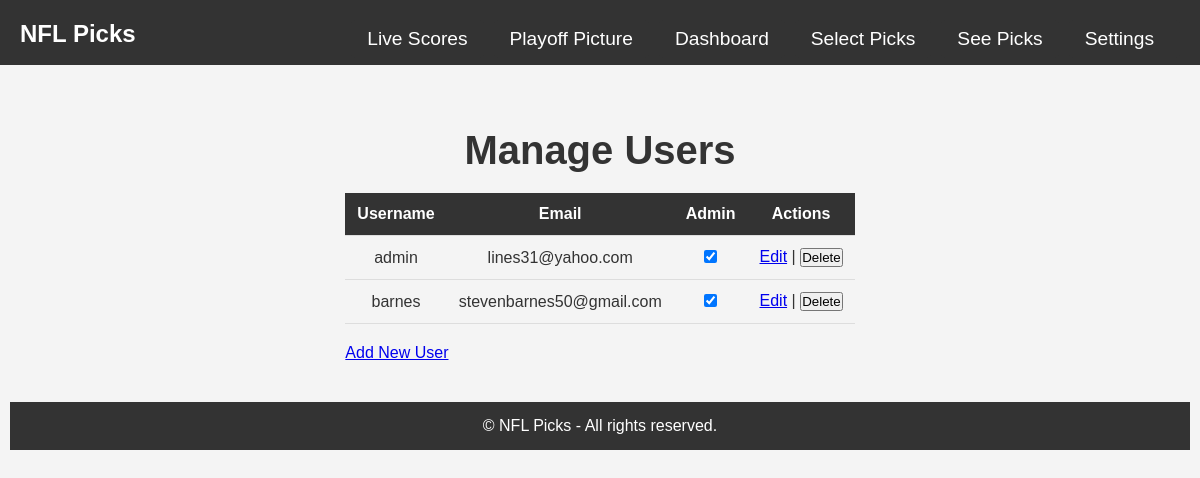
/admin/manage_users (signed in), run on the app's committed database.
### Football_Project/models.py (models this page shows)
class User(db.Model, UserMixin):
    id = db.Column(db.Integer, primary_key=True)
    username = db.Column(db.String(150), nullable=False, unique=True)
    full_name = db.Column(db.String(150))
    email = db.Column(db.String(150), unique=True)
    phone = db.Column(db.String(20))
    favorite_team = db.Column(db.String(50))
    password = db.Column(db.String(200), nullable=False)
    is_admin = db.Column(db.Boolean, default=False)
    scores = db.relationship(
        'UserScore',
        backref='user',
        lazy=True,
        cascade='all, delete-orphan'
    )
    picks = db.relationship('Pick', backref='user', lazy=True, cascade='all, delete-orphan')
    scores = db.relationship('UserScore', backref='user', lazy=True, cascade='all, delete-orphan')

### Football_Project/admin/routes.py (the view)
@admin_bp.route('/manage_users')
@login_required
def manage_users():
    users = User.query.order_by(User.username).all()
    return render_template('manage_users.html', users=users)

### Football_Project/admin/routes.py (called while the page is built)
@admin_bp.before_request
def admin_guard():
    if not current_user.is_authenticated:
        return redirect(url_for('main.login'))
    if not current_user.is_admin:
        flash("Admins only.", "danger")
        return redirect(url_for('main.index'))

### Football_Project/templates/manage_users.html (shortened to what this page needs)
{% extends "base.html" %}
{% block content %}
<div class="container mx-auto mt-4">
    <div class="max-w-4xl mx-auto bg-white p-6 rounded-lg shadow-lg">
        <h2 class="text-3xl font-extrabold mb-4 text-center text-gray-900 tracking-tight">Manage Users</h2>
        <table class="min-w-full bg-white border border-gray-300">
            <thead>
                <tr>
                    <th class="py-2 px-4 border-b">Username</th>
                    <th class="py-2 px-4 border-b">Email</th>
                    <th class="py-2 px-4 border-b">Admin</th>
                    <th class="py-2 px-4 border-b">Actions</th>
                </tr>
            </thead>
            <tbody>
                {% for user in users %}
                <tr>
                    <td class="py-2 px-4 border-b">{{ user.username }}</td>
                    <td class="py-2 px-4 border-b">{{ user.email }}</td>
                    <td class="py-2 px-4 border-b text-center">
                        <form method="POST" action="{{ url_for('admin.update_admin_status', user_id=user.id) }}">
                            <input type="checkbox"
                                   name="is_admin"
                                   value="1"
                                   {% if user.is_admin %}checked{% endif %}
                                   onchange="this.form.submit()">
                        </form>
                    </td>
                    <td class="py-2 px-4 border-b">
                        <a href="{{ url_for('admin.edit_user', user_id=user.id) }}" class="text-blue-500 hover:underline">Edit</a>
                        |
                        <form method="POST"
                              action="{{ url_for('admin.delete_user', user_id=user.id) }}"
                              style="display:inline;"
                              onsubmit="return confirm('Delete this user?');">
                            <button type="submit" class="text-red-500 hover:underline">Delete</button>
                        </form>
                    </td>
                </tr>
                {% endfor %}
            </tbody>
        </table>
        <div class="mt-4 text-center">
            <a href="{{ url_for('admin.add_user') }}" class="bg-green-500 hover:bg-green-600 text-white py-2 px-3 rounded-lg">
                Add New User
            </a>
        </div>
    </div>
</div>
{% endblock %}

### Football_Project/static/css/styles.css (style rules this page uses)
* { margin: 0; padding: 0; box-sizing: border-box; }
body { font-family: 'Arial', sans-serif; background-color: #f4f4f4; color: #333; padding: 10px; padding-top: 88px; display: flex; justify-content: center; align-items: center; flex-direction: column; margin: 0; }
.container { max-width: 1600px; margin: 0 auto; padding: 20px; overflow: visible; }
h2 { font-size: 2.5rem; font-weight: bold; text-align: center; color: #333; margin-bottom: 20px; }
table { width: 100%; border-collapse: collapse; table-layout: auto; margin-bottom: 20px; overflow-x: auto; }
th, td { padding: 12px; text-align: center; border-bottom: 1px solid #ddd; word-wrap: break-word; }
th { background-color: #333; color: white; font-weight: bold; }

### data on the page
User: username "admin", email "lines31@yahoo.com", is_admin "☑"
User: username "barnes", email "stevenbarnes50@gmail.com", is_admin "☑"
